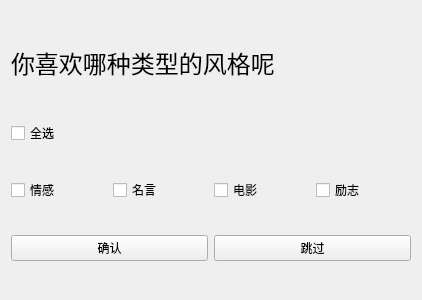
<?xml version="1.0" encoding="UTF-8"?>
<ui version="4.0">
 <class>everyday_sentence</class>
 <widget class="QWidget" name="everyday_sentence">
  <property name="geometry">
   <rect>
    <x>0</x>
    <y>0</y>
    <width>400</width>
    <height>300</height>
   </rect>
  </property>
  <property name="windowTitle">
   <string>Form</string>
  </property>
  <layout class="QVBoxLayout" name="verticalLayout">
   <item>
    <widget class="QLabel" name="lb_which_do_you_like">
     <property name="minimumSize">
      <size>
       <width>400</width>
       <height>50</height>
      </size>
     </property>
     <property name="maximumSize">
      <size>
       <width>400</width>
       <height>50</height>
      </size>
     </property>
     <property name="font">
      <font>
       <family>华文中宋</family>
       <pointsize>18</pointsize>
      </font>
     </property>
     <property name="text">
      <string>你喜欢哪种类型的风格呢</string>
     </property>
    </widget>
   </item>
   <item>
    <widget class="QCheckBox" name="cbAll">
     <property name="text">
      <string>全选</string>
     </property>
     <property name="tristate">
      <bool>true</bool>
     </property>
    </widget>
   </item>
   <item>
    <layout class="QHBoxLayout" name="horizontalLayout">
     <item>
      <widget class="QCheckBox" name="cbEmotion">
       <property name="text">
        <string>情感</string>
       </property>
      </widget>
     </item>
     <item>
      <widget class="QCheckBox" name="cbSaying">
       <property name="text">
        <string>名言</string>
       </property>
      </widget>
     </item>
     <item>
      <widget class="QCheckBox" name="cbMovie">
       <property name="text">
        <string>电影</string>
       </property>
      </widget>
     </item>
     <item>
      <widget class="QCheckBox" name="cbInspire">
       <property name="text">
        <string>励志</string>
       </property>
       <property name="tristate">
        <bool>false</bool>
       </property>
      </widget>
     </item>
    </layout>
   </item>
   <item>
    <layout class="QHBoxLayout" name="horizontalLayout_2">
     <item>
      <widget class="QPushButton" name="btn_confirm">
       <property name="text">
        <string>确认</string>
       </property>
      </widget>
     </item>
     <item>
      <widget class="QPushButton" name="btn_skip">
       <property name="text">
        <string>跳过</string>
       </property>
      </widget>
     </item>
    </layout>
   </item>
  </layout>
 </widget>
 <resources/>
 <connections/>
</ui>
